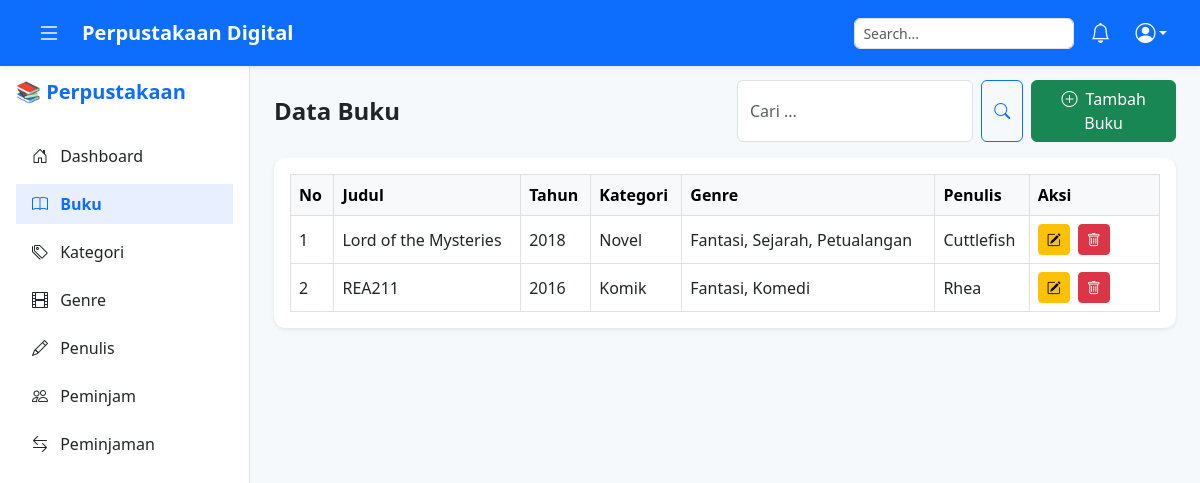
The page /pages/buku.php (signed in) on the database its author committed.
### tables this page shows
CREATE TABLE `tb_buku` (
  `id_buku` int(11) NOT NULL,
  `judul_buku` varchar(200) NOT NULL,
  `tahun_terbit` year(4) DEFAULT NULL,
  `id_kategori` int(11) DEFAULT NULL,
  `id_penulis` int(11) DEFAULT NULL
);

### pages/buku.php (the view, shortened to what this page needs)
<?php
include '../config/koneksi.php';
include '../componen/header.php';
include '../componen/sidebar.php';
$cari = $_GET['cari'] ?? '';
$buku = mysqli_query($conn, "
    SELECT * FROM view_buku_dengan_genre
    WHERE judul_buku LIKE '%$cari%'
       OR nama_kategori LIKE '%$cari%'
       OR nama_penulis LIKE '%$cari%'
       OR tahun_terbit LIKE '%$cari%'
       OR genre LIKE '%$cari%'
    ORDER BY id_buku DESC
");
?>
<main class="main-content" style="margin-left:250px; padding-top:80px; background-color:#f6f9fc;">
    <div class="container-fluid px-4">
        <div class="row align-items-center mb-3">
            <div class="col-md-6">
                <h4 class="fw-bold mb-0">Data Buku</h4>
            </div>
            <div class="col-md-6 d-flex justify-content-end gap-2">
                <form method="GET" class="d-flex" role="search">
                    <input type="text" name="cari" class="form-control me-2" placeholder="Cari ..." value="<?= htmlspecialchars($cari); ?>">
                    <button class="btn btn-outline-primary" type="submit">
                        <i class="bi bi-search"></i>
                    </button>
                </form>
                <a href="tambah_buku.php" class="btn btn-success">
                    <i class="bi bi-plus-circle me-1"></i> Tambah Buku
                </a>
            </div>
        </div>
        <div class="card border-0 shadow-sm">
            <div class="card-body table-responsive">
                <table class="table table-bordered table-hover align-middle mb-0">
                    <thead class="table-light">
                        <tr>
                            <th style="width: 5%;">No</th>
                            <th>Judul</th>
                            <th>Tahun</th>
                            <th>Kategori</th>
                            <th>Genre</th>
                            <th>Penulis</th>
                            <th style="width: 15%;">Aksi</th>
                        </tr>
                    </thead>
                    <tbody>
                        <?php if (mysqli_num_rows($buku) > 0): ?>
                            <?php $no = 1;
                            while ($d = mysqli_fetch_array($buku)) { ?>
                                <tr>
                                    <td><?= $no++; ?></td>
                                    <td><?= htmlspecialchars($d['judul_buku']); ?></td>
                                    <td><?= $d['tahun_terbit']; ?></td>
                                    <td><?= $d['nama_kategori']; ?></td>
                                    <td><?= $d['genre']; ?></td>
                                    <td><?= $d['nama_penulis']; ?></td>
                                    <td>
                                        <a href="edit_buku.php?id=<?= $d['id_buku']; ?>" class="btn btn-sm btn-warning me-1">
                                            <i class="bi bi-pencil-square"></i>
                                        </a>
                                        <a href="../proses/buku_proses.php?hapus&id=<?= $d['id_buku']; ?>" class="btn btn-sm btn-danger" onclick="return confirm('Hapus?')">
                                            <i class="bi bi-trash"></i>
                                        </a>
                                    </td>
                                </tr>
                            <?php } ?>
                        <?php else: ?>
                            <tr>
                                <td colspan="7" class="text-center text-muted">Data tidak ditemukan.</td>
                            </tr>
                        <?php endif; ?>
                    </tbody>
                </table>
            </div>
        </div>
    </div>
</main>
<?php include '../componen/footer.php'; ?>

### assets/css/style.css (style rules this page uses)
body { background-color: #f6f9fc; font-family: "Segoe UI", sans-serif; overflow-x: hidden; }
.card { border-radius: 12px; }
.table th, .table td { vertical-align: middle; }

### rows shown on the page
tb_buku: judul_buku "Lord of the Mysteries", tahun_terbit "2018", nama_kategori "Novel", genre "Fantasi, Sejarah, Petualangan", nama_penulis "Cuttlefish"
tb_buku: judul_buku "REA211", tahun_terbit "2016", nama_kategori "Komik", genre "Fantasi, Komedi", nama_penulis "Rhea"
